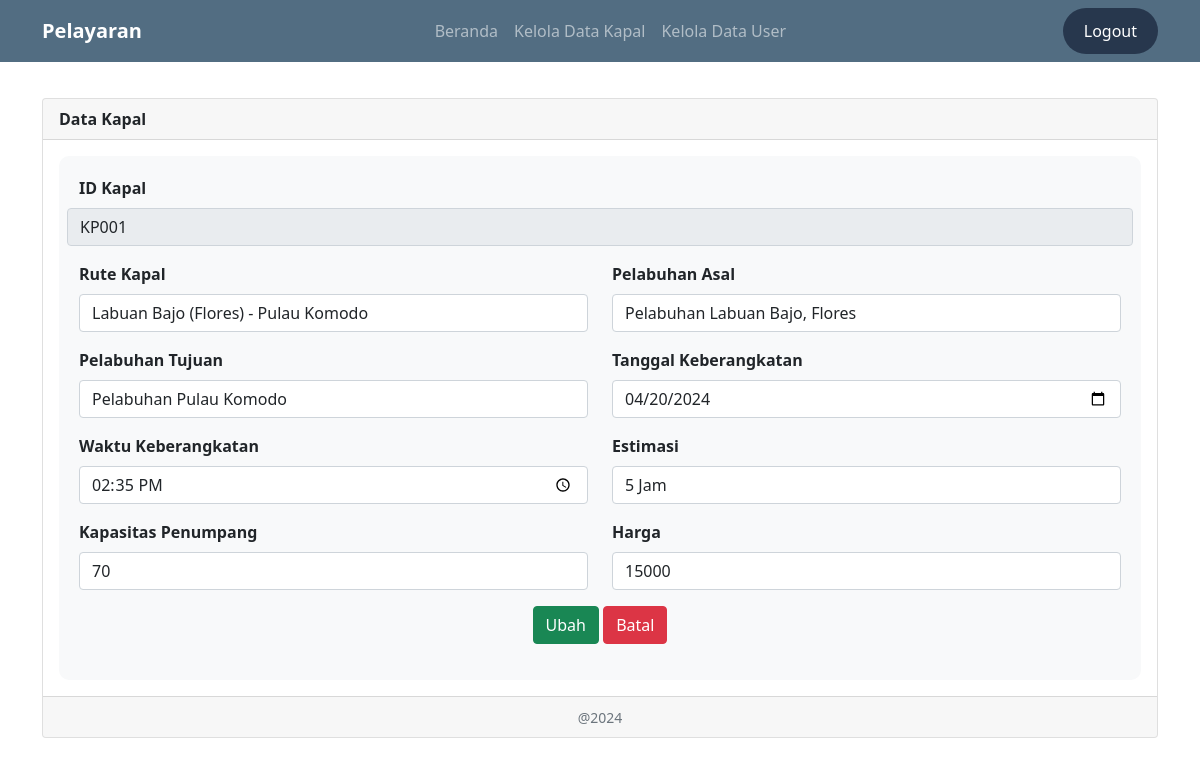
The page /editdatakapal.php?id=KP001 (signed in) on the database its author committed.
### tables this page shows
CREATE TABLE `kapal` (
  `id_kapal` varchar(5) NOT NULL,
  `rute` varchar(100) NOT NULL,
  `plb_asal` varchar(50) NOT NULL,
  `plb_tujuan` varchar(50) NOT NULL,
  `tgl_brgkt` date NOT NULL,
  `waktu_brgkt` time NOT NULL,
  `estimasi` varchar(25) NOT NULL,
  `kapasitas` int(15) NOT NULL,
  `harga` int(15) NOT NULL
);

### editdatakapal.php (the view, shortened to what this page needs)
<?php include 'koneksi.php';
?>
<!DOCTYPE html>
<html>
<head>
    <link href="https://cdn.jsdelivr.net/npm/bootstrap@5.0.2/dist/css/bootstrap.min.css" rel="stylesheet">
    <link rel="stylesheet" href="https://cdn.jsdelivr.net/npm/bootstrap-icons@1.8.1/font/bootstrap-icons.css">
</head>
<body>
    <?php include 'navbar.php' ?>
	<br><br>
    <div class="container">
        <div class="row">
            <div class="col-md-12">
                <div class="card">
                    <div class="card-header">
                        <b>Data Kapal</b>
                    </div>
                    <?php
                    $id = $_GET['id'];
                    $sqlTampil = mysqli_query($koneksi, "SELECT * FROM kapal WHERE id_kapal = '$id'");
                    $dataTampil = mysqli_fetch_array($sqlTampil);
                    ?>
                    <div class="card-body">
					<form action="" method="post">
							<div class="row mb-3">
								<label class="form-label"><b>ID Kapal</b></label>
								<input type="text" value="<?php echo $dataTampil['id_kapal'] ?>" readonly class="form-control" name="id_kapal" autocomplete="off" placeholder="ID Kapal" required>
							</div>
						<div class="row mb-3">
							<div class="col-md-6">
								<label class="form-label"><b>Rute Kapal</b></label>
								<input type="text" value="<?php echo $dataTampil['rute'] ?>" class="form-control" name="rute" autocomplete="off" placeholder="Rute Kapal" required>
							</div>
							<div class="col-md-6">
								<label class="form-label"><b>Pelabuhan Asal</b></label>
								<input type="text" value="<?php echo $dataTampil['plb_asal'] ?>" class="form-control" name="plb_asal" autocomplete="off" placeholder="Pelabuhan Asal" required>
							</div>
						</div>
						<div class="row mb-3">
							<div class="col-md-6">
								<label class="form-label"><b>Pelabuhan Tujuan</b></label>
								<input type="text" value="<?php echo $dataTampil['plb_tujuan'] ?>" class="form-control"  name="plb_tujuan" autocomplete="off" placeholder="Pelabuhan Tujuan" required>
							</div>
							<div class="col-md-6">
								<label class="form-label"><b>Tanggal Keberangkatan</b></label>
								<input type="date" value="<?php echo $dataTampil['tgl_brgkt'] ?>" class="form-control"  name="tgl_brgkt" autocomplete="off" placeholder="Tanggal Keberangkatan" required>
							</div>
						</div>
						<div class="row mb-3">
							<div class="col-md-6">
								<label class="form-label"><b>Waktu Keberangkatan</b></label>
								<input type="time" value="<?php echo $dataTampil['waktu_brgkt'] ?>" class="form-control"  name="waktu_brgkt" autocomplete="off" placeholder="Waktu Keberangkatan" required>
							</div>
							<div class="col-md-6">
								<label class="form-label"><b>Estimasi</b></label>
								<input type="text" value="<?php echo $dataTampil['estimasi'] ?>" class="form-control"  name="estimasi" autocomplete="off" placeholder="Estimasi Perjalanan" required>
							</div>
						</div>
						<div class="row mb-3">
							<div class="col-md-6">
								<label class="form-label"><b>Kapasitas Penumpang</b></label>
								<input type="text" value="<?php echo $dataTampil['kapasitas'] ?>" class="form-control"  name="kapasitas" autocomplete="off" placeholder="Kapasitas Penumpang" required>
							</div>
							<div class="col-md-6">
								<label class="form-label"><b>Harga</b></label>
								<input type="int" value="<?php echo $dataTampil['harga'] ?>" class="form-control"  name="harga" autocomplete="off" placeholder="Harga Tiket" required>
							</div>
						</div>
						<div class="row mb-3">
							<div class="col-md-12 text-center">
								<button type="submit" class="btn btn-success" name="ubah">Ubah</button>
								<a href="keloladatakapal.php" class="btn btn-danger">Batal</a>
							</div>
						</div>
					</form>
                    </div>
                    <div class="card-footer">
                        <center>
                            <p class="card-text">
                                <small class="text-muted">@<?php echo date("Y"); ?></small>
                            </p>
                        </center>
                    </div>
                </div>
            </div>
        </div>
    </div>
</body>
</html>

### editdatakapal.php (style rules this page uses)
.container { margin-top: 50px; }
form { background-color: #f8f9fa; padding: 20px; border-radius: 10px; }

### rows shown on the page
kapal: id_kapal "KP001", rute "Labuan Bajo (Flores) - Pulau Komodo", plb_asal "Pelabuhan Labuan Bajo, Flores", plb_tujuan "Pelabuhan Pulau Komodo", tgl_brgkt "04/20/2024", waktu_brgkt "14:35:00", estimasi "5 Jam", kapasitas "70", harga "15000"
